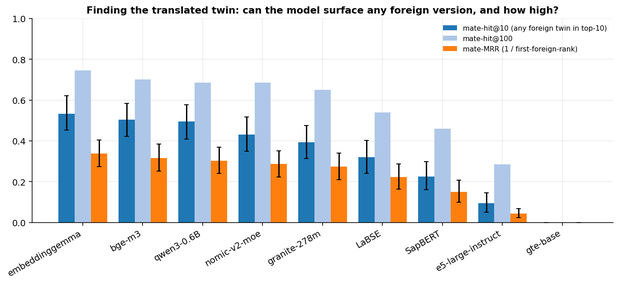
#> input picture paper/figures/cp_fig06_mate_retrieval.png, 619 x 284 px, shrunk from 1368 x 629 before the run
$ python stitch_merged_panels.py
#> lines starting #> are read from the running program, lines starting #| are printed output that depends on the picture
"""
EXTRA (round-4) — DO-NOW-4 (OPTIONAL): pre-stitched 2-panel PNGs for the two float merges.

Produces a single 2-up PNG for each of the two merges the writer is cutting the float count with:
  cp_fig06_07_mate.png   <- cp_fig06_mate_retrieval.png + cp_fig07_first_foreign_rank.png
  cp_fig09_10_collapse.png <- cp_fig09_language_collapse.png + cp_fig10_distractor_language.png

CRITICAL (per troubleshooter): LOAD the two already-rendered, correctness-verified per-panel PNGs and
place them side by side with imread/imshow. Do NOT re-plot from the per-query CSVs — that risks the
merged panel diverging from the verified key_findings figures. This script touches NO data.

The writer may instead use a LaTeX subfigure (preferred default); this stitch is the fallback if
subfigure layout fights the column width.

Outputs DIRECTLY into paper/figures/ (the merged assets are paper-bound):
    paper/figures/cp_fig06_07_mate.png
    paper/figures/cp_fig09_10_collapse.png

Run:  /home/mehdi/Projects/Multi-Lingual-QAC/.venv/bin/python \
        reports/runs/chem_patents/experimental_codes/stitch_merged_panels.py
"""
from __future__ import annotations

from pathlib import Path

import matplotlib
matplotlib.use("Agg")
import matplotlib.image as mpimg
import matplotlib.pyplot as plt

REPO = Path(__file__).resolve().parents[4]
FIG = REPO / "paper" / "figures"
DPI = 140

MERGES = [
    ("cp_fig06_07_mate.png",
     ["cp_fig06_mate_retrieval.png", "cp_fig07_first_foreign_rank.png"]),
    ("cp_fig09_10_collapse.png",
     ["cp_fig09_language_collapse.png", "cp_fig10_distractor_language.png"]),
]


def stitch(out_name: str, panels: list[str]) -> None:
#> called with out_name = 'cp_fig06_07_mate.png'
    imgs = []
    for p in panels:
        src = FIG / p
        if not src.is_file():
            raise FileNotFoundError(f"missing source panel: {src}")
        imgs.append(mpimg.imread(src))
    # width ratios proportional to each panel's pixel width so neither is squeezed
    widths = [im.shape[1] for im in imgs]
    heights = [im.shape[0] for im in imgs]
    fig_h = 5.4
    fig_w = fig_h * sum(widths) / max(heights)
    fig, axes = plt.subplots(1, len(imgs), figsize=(fig_w, fig_h),
                             gridspec_kw={"width_ratios": widths})
    for ax, im in zip(axes, imgs):
        ax.imshow(im)
        ax.axis("off")
    fig.subplots_adjust(left=0, right=1, top=1, bottom=0, wspace=0.02)
    fig.savefig(FIG / out_name, dpi=DPI, bbox_inches="tight", pad_inches=0.02)
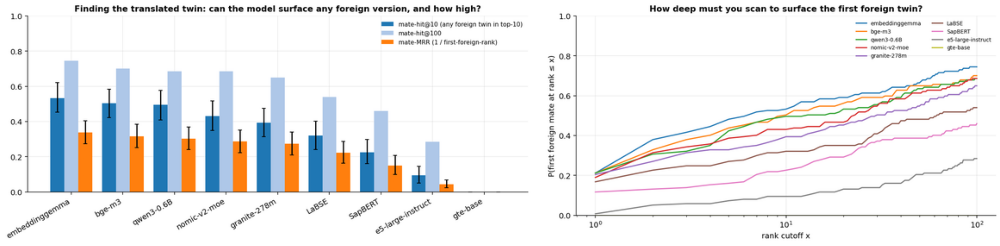
#> figure drawn by matplotlib, 2 panels
    plt.close(fig)
    print(f"[stitch] wrote {FIG / out_name}  <- {panels}  (sizes {list(zip(widths, heights))})")


def main() -> None:
    for out_name, panels in MERGES:
        stitch(out_name, panels)
#> pass 2 of the loop in main, `for out_name, panels in MERGES:`:
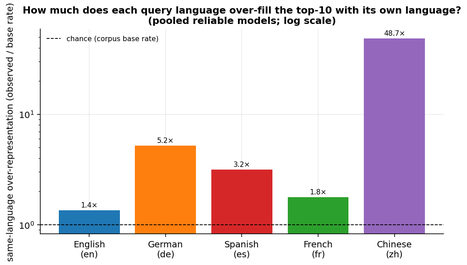
#> input picture paper/figures/cp_fig09_language_collapse.png, 467 x 265 px, shrunk from 1032 x 586 before the run
#> in stitch (call 2), `fig.savefig(FIG / out_name, dpi=DPI, bbox_inches="tight", pad_inches=0..`:
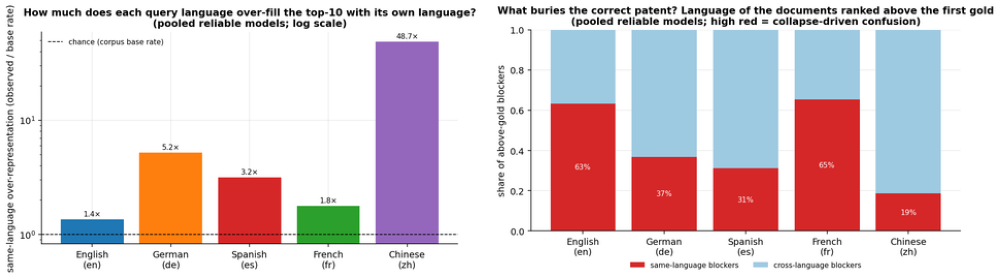
#> figure drawn by matplotlib, 2 panels
    print(f"[stitch] done -> {FIG}")


if __name__ == "__main__":
    main()
